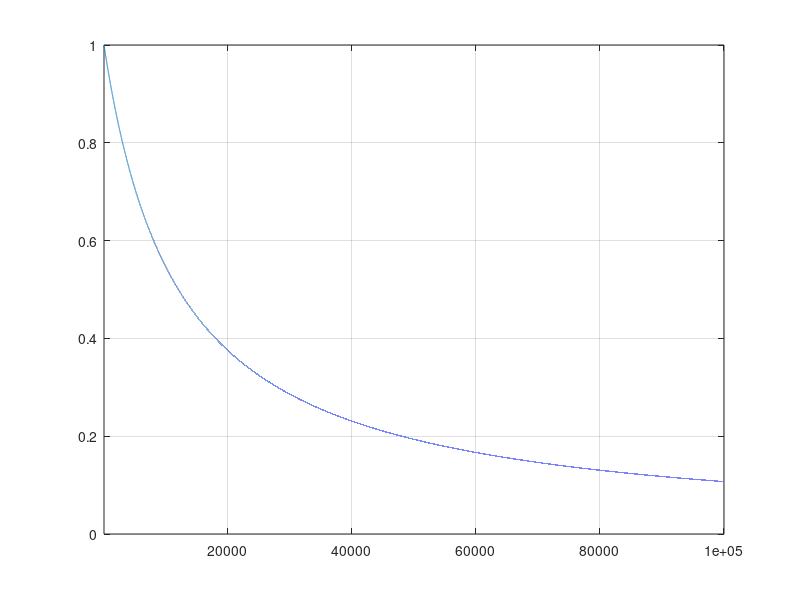

Write MATLAB code to recreate this figure.
clear
clc
alfa = -1;

x = 1:100000;

k = 12000;

y = ((k+x)/k).^alfa;


plot(x,y)
grid on

axis([x(1) x(length(x)) 0 1])